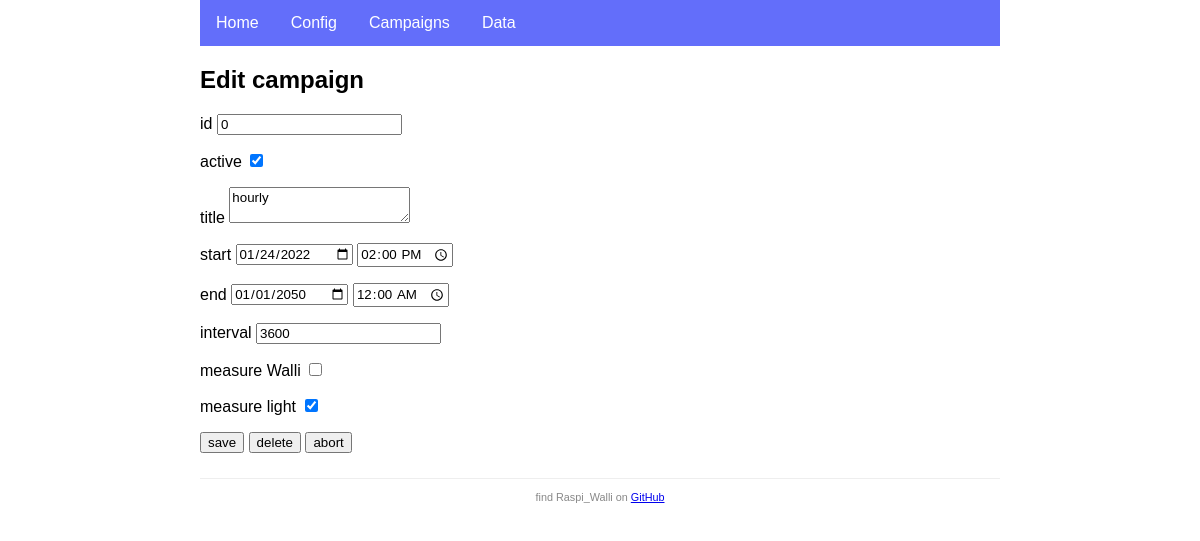
The page /campaigns/edit/0/ on the database its author committed.
### app.py (models this page shows, shortened)
class Campaign(db.Model):
    id = db.Column(db.Integer, primary_key=True)
    title = db.Column(db.String(120), nullable=False)
    is_active = db.Column(db.Boolean, default=True)
    start = db.Column(db.DateTime, nullable=False)
    end = db.Column(db.DateTime, nullable=False)
    previous = db.Column(db.DateTime)
    interval = db.Column(db.Interval, nullable=False)
    measure_walli = db.Column(db.Boolean, default=True)
    measure_light = db.Column(db.Boolean, default=True)
    walli_stats = db.relationship('WalliStat', backref='campaign', lazy=True, cascade="all, delete")
    lux_values = db.relationship('LuxValue', backref='campaign', lazy=True, cascade="all, delete")

### app.py (the view, shortened to what this page needs)
@app.route('/campaigns/edit/', methods=['GET', 'POST'], defaults={"id": None})
@app.route('/campaigns/edit/<id>/', methods=['GET', 'POST'])
def edit(id=None):
    if request.method == "GET":
        form = CampaignForm()
        if id is not None:
            cmp = db.session.query(Campaign).get(id)
            form.populate(cmp)
        return render_template('edit.html', form=form)
    else:
        logger.warning(f"Unsupported request.method '{request.method}'!")

### app.py (called while the page is built)
    def populate(self, cpn):
        self.id.data = cpn.id
        self.title.data = cpn.title
        self.active.data = cpn.is_active
        self.start_date.data = cpn.start.date()
        self.start_time.data = cpn.start.time()
        self.end_date.data = cpn.end.date()
        self.end_time.data = cpn.end.time()
        self.interval.data = int(cpn.interval / dt.timedelta(seconds=1))
        self.measure_walli.data = cpn.measure_walli
        self.measure_light.data = cpn.measure_light

### templates/edit.html (shortened to what this page needs)
{% extends 'base.html' %}
{% block content %}
<h2>Edit campaign</h2>
<form method="POST" action="" onSubmit="return confirm('Are you sure you wish commit the changes to the database? \nIn case of delete, associated data will be deleted as well!');">
    <p>id {{ form.id }}</p>
    <p>active {{ form.active }}</p>
    <p>title {{ form.title }}</p>
    <p>start {{ form.start_date}} {{ form.start_time}}</p>
    <p>end {{ form.end_date}} {{ form.end_time}}</p>
    <p title="interval in seconds">interval {{ form.interval }}</p>
    <p>measure Walli {{ form.measure_walli }}</p>
    <p>measure light {{ form.measure_light }}</p>
    <p>
        <input type="submit" name="todo" value="save">
        <input type="submit" name="todo" value="delete">
        <a href={{ url_for("campaigns") }} title="go back without changes">
            <button type="button">abort</button>
        </a>
    </p>
</form>
{% endblock %}

### static/style.css (style rules this page uses)
* { font-family: Arial, Helvetica, sans-serif; }
body { margin: auto; width: 800px; }

### rows shown on the page
Campaign: id "0", title "hourly", interval "3600", measure_light "☑"
